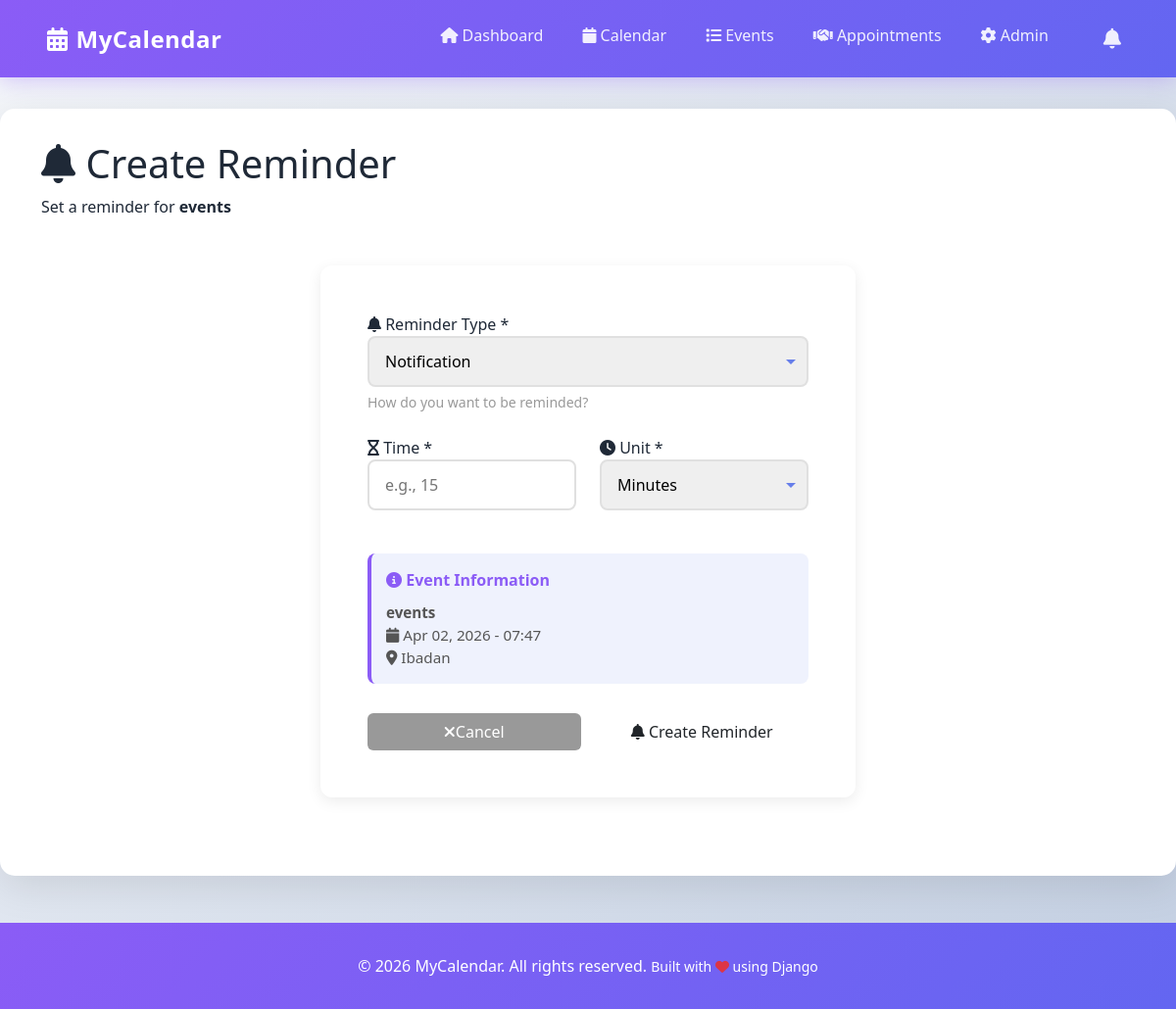
Screenshot of /events/2/reminder/create/ (signed in) with the database file from the repository.
### events/models.py (models this page shows, shortened)
class Event(models.Model):
    CATEGORY_CHOICES = [
        ('work', 'Work'),
        ('personal', 'Personal'),
        ('meeting', 'Meeting'),
        ('birthday', 'Birthday'),
        ('holiday', 'Holiday'),
        ('other', 'Other'),
    ]
    COLOR_CHOICES = [
        ('#3498db', 'Blue'),
        ('#e74c3c', 'Red'),
        ('#2ecc71', 'Green'),
    ]
    STATUS_CHOICES = [
        ('planned', 'Planned'),
        ('in_progress', 'In Progress'),
        ('completed', 'Completed'),
        ('cancelled', 'Cancelled'),
    ]
    user = models.ForeignKey(User, on_delete=models.CASCADE, related_name='events')
    title = models.CharField(max_length=200)
    description = models.TextField(blank=True, null=True)
    start_date = models.DateTimeField()
    end_date = models.DateTimeField()
    location = models.CharField(max_length=255, blank=True, null=True)
    category = models.CharField(max_length=20, choices=CATEGORY_CHOICES, default='personal')
    status = models.CharField(max_length=20, choices=STATUS_CHOICES, default='planned')
    is_all_day = models.BooleanField(default=False)
    color = models.CharField(
        max_length=7,
        choices=COLOR_CHOICES,
        default='#3498db',
        help_text='Color in hex format (e.g., #3498db)'
    )
    created_at = models.DateTimeField(auto_now_add=True)
    updated_at = models.DateTimeField(auto_now=True)
    class Meta:
        ordering = ['start_date']
        indexes = [
            models.Index(fields=['user', 'start_date']),
        ]

### events/views.py (the view)
# urls.py: path('events/<int:event_pk>/reminder/create/', views.create_reminder, name='create_reminder'),
@login_required(login_url='admin:login')
@require_http_methods(["GET", "POST"])
def create_reminder(request, event_pk):
    event = get_object_or_404(Event, pk=event_pk, user=request.user)
    if request.method == 'POST':
        form = ReminderForm(request.POST)
        if form.is_valid():
            reminder = form.save(commit=False)
            reminder.event = event
            reminder.save()
            return redirect('events:event_detail', pk=event.pk)
    else:
        form = ReminderForm()
    return render(request, 'events/reminder_form.html', {'form': form, 'event': event})

### events/forms.py
class ReminderForm(forms.ModelForm):
    class Meta:
        model = Reminder
        fields = ['reminder_type', 'time_before', 'time_unit']
        widgets = {
            'reminder_type': forms.Select(attrs={'class': 'form-control'}),
            'time_before': forms.NumberInput(attrs={'class': 'form-control', 'placeholder': 'Time Value'}),
            'time_unit': forms.Select(attrs={'class': 'form-control'}),
        }

### events/templates/events/reminder_form.html (shortened to what this page needs)
{% extends 'base.html' %}
{% block content %}
<div class="container-fluid">
    <div class="page-header">
        <div class="container">
            <h1><i class="fas fa-bell"></i> Create Reminder</h1>
            <p>Set a reminder for <strong>{{ event.title }}</strong></p>
        </div>
    </div>
    <div class="container mt-5 mb-5">
        <div class="row justify-content-center">
            <div class="col-md-6">
                <div class="card-modern p-5">
                    <form method="POST" novalidate>
                        <div class="mb-4">
                            <label for="{{ form.reminder_type.id_for_label }}" class="form-label-modern">
                                <i class="fas fa-bell"></i> Reminder Type *
                            </label>
                            <select
                                class="form-control-modern w-100 {% if form.reminder_type.errors %}is-invalid{% endif %}"
                                id="{{ form.reminder_type.id_for_label }}"
                                name="{{ form.reminder_type.name }}"
                                required
                            >
                                {% for value, label in form.reminder_type.field.choices %}
                                    <option value="{{ value }}"
                                        {% if form.reminder_type.value == value %}selected{% endif %}>
                                        {{ label }}
                                    </option>
                                {% endfor %}
                            </select>
                            <small style="color: #999; display: block; margin-top: 5px;">
                                How do you want to be reminded?
                            </small>
                        </div>
                        <div class="row">
                            <div class="col-md-6 mb-4">
                                <label for="{{ form.time_before.id_for_label }}" class="form-label-modern">
                                    <i class="fas fa-hourglass"></i> Time *
                                </label>
                                <input type="number"
                                       class="form-control-modern w-100 {% if form.time_before.errors %}is-invalid{% endif %}"
                                       id="{{ form.time_before.id_for_label }}"
                                       name="{{ form.time_before.name }}"
                                       value="{{ form.time_before.value|default:'' }}"
                                       placeholder="e.g., 15"
                                       min="1"
                                       required>
                            </div>
                            <div class="col-md-6 mb-4">
                                <label for="{{ form.time_unit.id_for_label }}" class="form-label-modern">
                                    <i class="fas fa-clock"></i> Unit *
                                </label>
                                <select class="form-control-modern w-100 {% if form.time_unit.errors %}is-invalid{% endif %}"
                                        id="{{ form.time_unit.id_for_label }}"
                                        name="{{ form.time_unit.name }}"
                                        required>
                                    {% for value, label in form.time_unit.field.choices %}
                                        <option value="{{ value }}"
                                            {% if form.time_unit.value == value %}selected{% endif %}>
                                            {{ label }}
                                        </option>
                                    {% endfor %}
                                </select>
                            </div>
                        </div>
                        <div style="background: rgba(102, 126, 234, 0.1); padding: 15px; border-radius: 8px; margin: 20px 0; border-left: 4px solid var(--primary);">
                            <p style="margin: 0; color: var(--primary); font-weight: 600;">
                                <i class="fas fa-info-circle"></i> Event Information
                            </p>
                            <p style="margin: 10px 0 0 0; font-size: 0.95rem; color: #555;">
                                <strong>{{ event.title }}</strong><br>
                                <i class="fas fa-calendar"></i> {{ event.start_date|date:'M d, Y - H:i' }}
                                {% if event.location %}
                                <br><i class="fas fa-map-marker-alt"></i> {{ event.location }}
                                {% endif %}
                            </p>
                        </div>
                        <div style="display: grid; grid-template-columns: 1fr 1fr; gap: 15px; margin-top: 30px;">
                            <a href="{% url 'events:event_detail' event.pk %}" class="btn btn-primary-modern w-100" style="background: #999; text-decoration: none; display: flex; align-items: center; justify-content: center;">
                                <i class="fas fa-times"></i> Cancel
                            </a>
                            <button type="submit" class="btn btn-success-modern w-100">
                                <i class="fas fa-bell"></i> Create Reminder
                            </button>
                        </div>
                    </form>
                </div>
            </div>
        </div>
    </div>
</div>
{% endblock %}

### calendars/templates/base.html (style rules this page uses)
:root { --primary: #8b5cf6; --secondary: #6366f1; --success: #10b981; --danger: #ef4444; --warning: #f59e0b; --info: #06b6d4; --dark: #1f2937; --light: #f3f4f6; }
* { margin: 0; padding: 0; box-sizing: border-box; }
body { font-family: 'Segoe UI', Tahoma, Geneva, Verdana, sans-serif; background: linear-gradient(135deg, #f5f7fa 0%, #c3cfe2 100%); min-height: 100vh; color: var(--dark); }
.card-modern { border: none; border-radius: 12px; box-shadow: 0 4px 15px rgba(0, 0, 0, 0.08); transition: all 0.3s ease; }
.btn-primary-modern { background: linear-gradient(135deg, var(--primary) 0%, var(--secondary) 100%); color: white; }

### events/templates/events/reminder_form.html (style rules this page uses)
select.form-control-modern { width: 100%; padding: 12px 16px; border: 2px solid #e0e0e0; border-radius: 8px; font-size: 1rem; transition: all 0.3s ease; font-family: inherit; background-repeat: no-repeat; background-position: right 10px center; padding-right: 35px; appearance: none; }
input[type="number"].form-control-modern { width: 100%; padding: 12px 16px; border: 2px solid #e0e0e0; border-radius: 8px; font-size: 1rem; transition: all 0.3s ease; font-family: inherit; }

### rows the page displays
Event: title "events", start_date "Apr 02, 2026 - 07:47", location "Ibadan"

### other values shown
form field reminder_type "Notification"
form field time_unit "Minutes"
